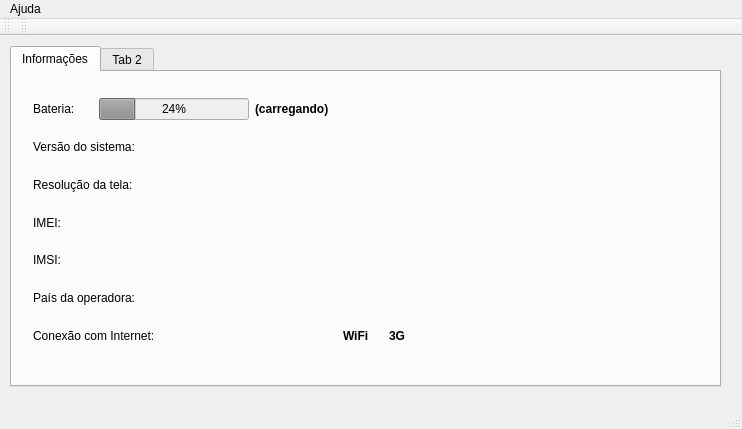
<?xml version="1.0" encoding="UTF-8"?>
<ui version="4.0">
 <class>MainWindow</class>
 <widget class="QMainWindow" name="MainWindow">
  <property name="geometry">
   <rect>
    <x>0</x>
    <y>0</y>
    <width>742</width>
    <height>429</height>
   </rect>
  </property>
  <property name="windowTitle">
   <string>MQTT Cliente</string>
  </property>
  <widget class="QWidget" name="centralWidget">
   <widget class="QTabWidget" name="tabWidget">
    <property name="geometry">
     <rect>
      <x>10</x>
      <y>10</y>
      <width>711</width>
      <height>341</height>
     </rect>
    </property>
    <property name="styleSheet">
     <string notr="true">color: black;</string>
    </property>
    <property name="currentIndex">
     <number>0</number>
    </property>
    <widget class="QWidget" name="tab">
     <property name="enabled">
      <bool>false</bool>
     </property>
     <attribute name="title">
      <string>Informações</string>
     </attribute>
     <widget class="QWidget" name="layoutWidget">
      <property name="geometry">
       <rect>
        <x>10</x>
        <y>10</y>
        <width>681</width>
        <height>281</height>
       </rect>
      </property>
      <layout class="QVBoxLayout" name="verticalLayout">
       <item>
        <layout class="QHBoxLayout" name="horizontalLayout">
         <item>
          <widget class="QLabel" name="bateria">
           <property name="maximumSize">
            <size>
             <width>60</width>
             <height>16777215</height>
            </size>
           </property>
           <property name="text">
            <string>Bateria: </string>
           </property>
          </widget>
         </item>
         <item>
          <widget class="QProgressBar" name="quantbat">
           <property name="maximumSize">
            <size>
             <width>150</width>
             <height>16777215</height>
            </size>
           </property>
           <property name="value">
            <number>24</number>
           </property>
          </widget>
         </item>
         <item>
          <widget class="QLabel" name="carregando">
           <property name="font">
            <font>
             <weight>75</weight>
             <bold>true</bold>
            </font>
           </property>
           <property name="text">
            <string>(carregando)</string>
           </property>
          </widget>
         </item>
        </layout>
       </item>
       <item>
        <widget class="QLabel" name="OS">
         <property name="text">
          <string>Versão do sistema: </string>
         </property>
        </widget>
       </item>
       <item>
        <widget class="QLabel" name="Resolucao">
         <property name="text">
          <string>Resolução da tela: </string>
         </property>
        </widget>
       </item>
       <item>
        <widget class="QLabel" name="IMEI">
         <property name="text">
          <string>IMEI: </string>
         </property>
        </widget>
       </item>
       <item>
        <widget class="QLabel" name="IMSI">
         <property name="text">
          <string>IMSI: </string>
         </property>
        </widget>
       </item>
       <item>
        <widget class="QLabel" name="pais">
         <property name="text">
          <string>País da operadora: </string>
         </property>
        </widget>
       </item>
       <item>
        <layout class="QHBoxLayout" name="horizontalLayout_2">
         <item>
          <widget class="QLabel" name="Internet">
           <property name="text">
            <string>Conexão com Internet: </string>
           </property>
           <property name="margin">
            <number>0</number>
           </property>
          </widget>
         </item>
         <item>
          <widget class="QLabel" name="WiFI">
           <property name="maximumSize">
            <size>
             <width>40</width>
             <height>16777215</height>
            </size>
           </property>
           <property name="font">
            <font>
             <weight>75</weight>
             <bold>true</bold>
            </font>
           </property>
           <property name="text">
            <string>WiFi</string>
           </property>
          </widget>
         </item>
         <item>
          <widget class="QLabel" name="tresg">
           <property name="font">
            <font>
             <weight>75</weight>
             <bold>true</bold>
            </font>
           </property>
           <property name="text">
            <string>3G</string>
           </property>
          </widget>
         </item>
        </layout>
       </item>
      </layout>
     </widget>
    </widget>
    <widget class="QWidget" name="tab_2">
     <attribute name="title">
      <string>Tab 2</string>
     </attribute>
    </widget>
   </widget>
  </widget>
  <widget class="QMenuBar" name="menuBar">
   <property name="geometry">
    <rect>
     <x>0</x>
     <y>0</y>
     <width>742</width>
     <height>20</height>
    </rect>
   </property>
   <widget class="QMenu" name="menuAjuda">
    <property name="title">
     <string>Ajuda</string>
    </property>
    <addaction name="actionSobre"/>
   </widget>
   <addaction name="menuAjuda"/>
  </widget>
  <widget class="QStatusBar" name="statusBar"/>
  <widget class="QToolBar" name="mainToolBar">
   <attribute name="toolBarArea">
    <enum>TopToolBarArea</enum>
   </attribute>
   <attribute name="toolBarBreak">
    <bool>false</bool>
   </attribute>
  </widget>
  <widget class="QToolBar" name="toolBar">
   <property name="windowTitle">
    <string>toolBar</string>
   </property>
   <attribute name="toolBarArea">
    <enum>TopToolBarArea</enum>
   </attribute>
   <attribute name="toolBarBreak">
    <bool>false</bool>
   </attribute>
  </widget>
  <action name="actionSobre">
   <property name="text">
    <string>Sobre</string>
   </property>
  </action>
 </widget>
 <layoutdefault spacing="6" margin="11"/>
 <resources/>
 <connections/>
</ui>
